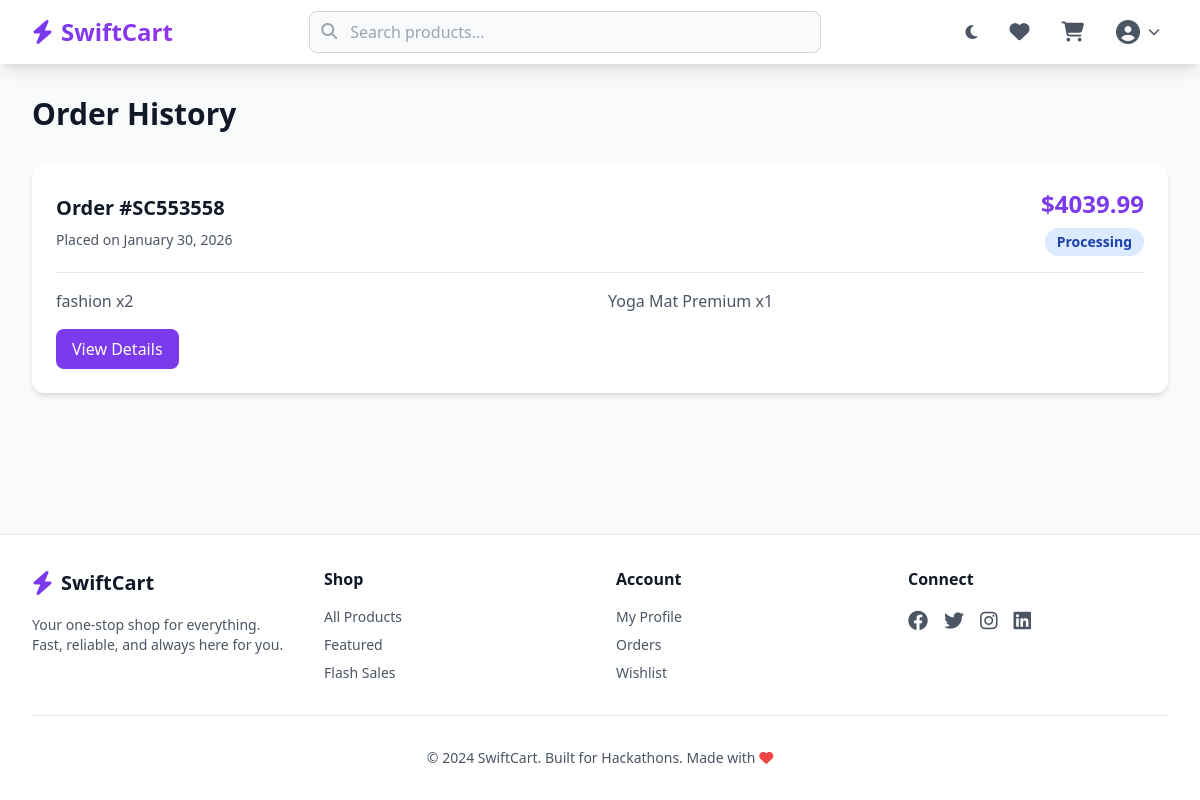
Page /orders/history/ (signed in) on the committed database.
### orders/models.py (models this page shows, shortened)
class Order(models.Model):
    STATUS_CHOICES = [
        ('pending', 'Pending'),
        ('processing', 'Processing'),
        ('shipped', 'Shipped'),
        ('delivered', 'Delivered'),
        ('cancelled', 'Cancelled'),
    ]
    user = models.ForeignKey(User, related_name='orders', on_delete=models.CASCADE)
    order_number = models.CharField(max_length=20, unique=True, editable=False)
    full_name = models.CharField(max_length=200)
    email = models.EmailField()
    phone = models.CharField(max_length=20)
    address = models.CharField(max_length=500)
    city = models.CharField(max_length=100)
    state = models.CharField(max_length=100)
    zip_code = models.CharField(max_length=20)
    country = models.CharField(max_length=100, default='USA')
    subtotal = models.DecimalField(max_digits=10, decimal_places=2)
    total = models.DecimalField(max_digits=10, decimal_places=2)
    status = models.CharField(max_length=20, choices=STATUS_CHOICES, default='pending')
    payment_method = models.CharField(max_length=50, default='Credit Card')
    paid = models.BooleanField(default=False)
    created_at = models.DateTimeField(auto_now_add=True)
    updated_at = models.DateTimeField(auto_now=True)
    class Meta:
        ordering = ['-created_at']

class OrderItem(models.Model):
    order = models.ForeignKey(Order, related_name='items', on_delete=models.CASCADE)
    product = models.ForeignKey(Product, on_delete=models.SET_NULL, null=True)
    product_name = models.CharField(max_length=200)  # Store name in case product is deleted
    price = models.DecimalField(max_digits=10, decimal_places=2)
    quantity = models.PositiveIntegerField(default=1)

### orders/views.py (the view)
# urls.py: path('history/', views.order_history, name='order_history'),
@login_required
def order_history(request):
    orders = Order.objects.filter(user=request.user).prefetch_related('items')
    return render(request, 'orders/order_history.html', {'orders': orders})

### cart/context_processors.py (called while the page is built)
def cart(request):
    cart_obj = None
    cart_items_count = 0
    if request.user.is_authenticated:
        cart_obj = Cart.objects.filter(user=request.user).first()
    elif request.session.session_key:
        cart_obj = Cart.objects.filter(session_key=request.session.session_key).first()
    if cart_obj:
        cart_items_count = cart_obj.total_items
    return {
        'cart': cart_obj,
        'cart_items_count': cart_items_count,
    }

### cart/models.py (called while the page is built)
    @property
    def total_items(self):
        return sum(item.quantity for item in self.items.all())

### templates/orders/order_history.html (shortened to what this page needs)
{% extends 'base.html' %}
{% block content %}
<div class="max-w-7xl mx-auto px-4 sm:px-6 lg:px-8 py-8">
    <h1 class="text-3xl font-bold mb-8">Order History</h1>
    {% if orders %}
    <div class="space-y-4">
        {% for order in orders %}
        <div class="bg-white dark:bg-gray-800 rounded-xl shadow-md p-6">
            <div class="flex flex-col md:flex-row md:items-center md:justify-between mb-4">
                <div>
                    <h2 class="text-xl font-bold mb-2">Order #{{ order.order_number }}</h2>
                    <p class="text-sm text-gray-600 dark:text-gray-400">Placed on {{ order.created_at|date:"F d, Y" }}</p>
                </div>
                <div class="text-right">
                    <p class="text-2xl font-bold text-primary-600 dark:text-primary-400">${{ order.total }}</p>
                    <span class="inline-block mt-2 px-3 py-1 rounded-full text-sm font-semibold {% if order.status == 'delivered' %}bg-green-100 text-green-800 dark:bg-green-900 dark:text-green-200{% elif order.status == 'cancelled' %}bg-red-100 text-red-800 dark:bg-red-900 dark:text-red-200{% else %}bg-blue-100 text-blue-800 dark:bg-blue-900 dark:text-blue-200{% endif %}">
                        {{ order.get_status_display }}
                    </span>
                </div>
            </div>
            <div class="border-t border-gray-200 dark:border-gray-700 pt-4">
                <div class="grid grid-cols-1 md:grid-cols-2 gap-4 mb-4">
                    {% for item in order.items.all %}
                    <div class="flex items-center space-x-3">
                        <div class="text-gray-600 dark:text-gray-400">{{ item.product_name }} x{{ item.quantity }}</div>
                    </div>
                    {% endfor %}
                </div>
                <a href="{% url 'orders:order_detail' order.id %}" class="inline-block px-4 py-2 bg-primary-600 hover:bg-primary-700 text-white rounded-lg font-medium transition">
                    View Details
                </a>
            </div>
        </div>
        {% endfor %}
    </div>
    {% endif %}
</div>
{% endblock %}

### templates/base.html (style rules this page uses)
* { transition-property: background-color, border-color, color, fill, stroke; transition-duration: 200ms; }

### rows in the picture
Order: order_number "SC553558", created_at "January 30, 2026", total "4039.99", status "Processing"
OrderItem: product_name "fashion", quantity "2"
OrderItem: product_name "Yoga Mat Premium", quantity "1"
